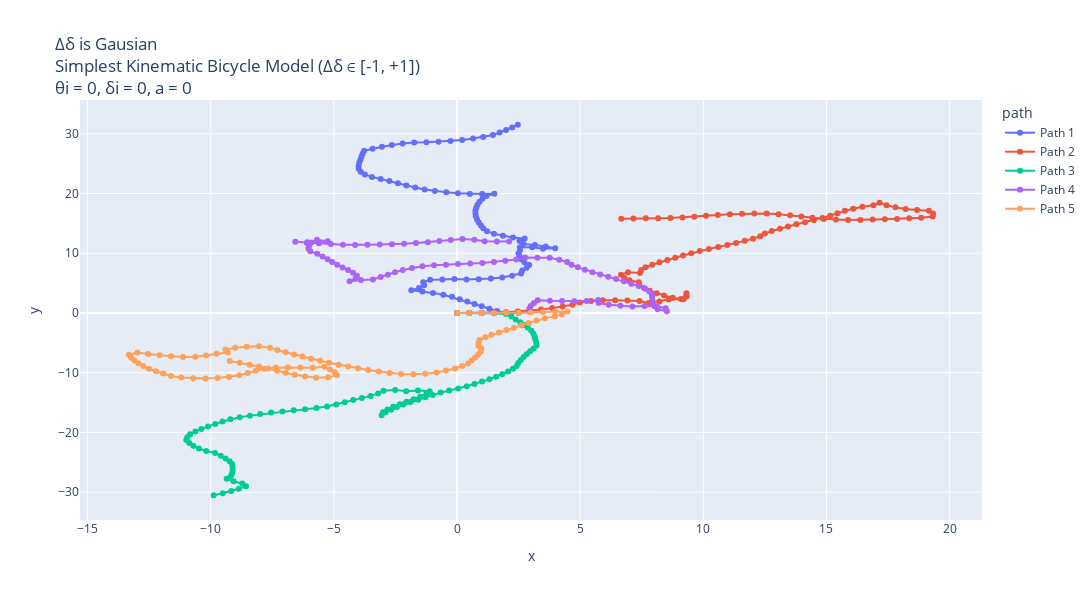

The code cell stored with this chart in its notebook:
### Markdown cell above
Plots : When change in Steering Angle is Gaussian Distribution

### Code cell
# Making 5 possible trajectories
trajectories = []
for i in range(5):
    x_traj, y_traj, theta_traj, delta_traj, gaussian_change_in_delta, a_traj, v_traj = start_trajectory_when_change_is_gaussian_distribution(theta_init=0.0, a_init=0.0, delta_init=0.0, v_init=5, mode="simple")
    trajectories.append((x_traj, y_traj, theta_traj, delta_traj, gaussian_change_in_delta, a_traj, v_traj))


# Create a DataFrame for plotting
data = []
for i, (x_traj, y_traj, theta_traj, delta_traj, gaussian_change_in_delta, a_traj, v_traj) in enumerate(trajectories):
    for x, y, v in zip(x_traj, y_traj, v_traj):
        data.append({"x": x, "y": y, "v": v, "path": f"Path {i+1}"})
df = pd.DataFrame(data)

# Create the plot
fig = px.line(df, x="x", y="y", color="path", custom_data=["v"], title="Δδ is Gausian <br>Simplest Kinematic Bicycle Model (Δδ ∈ [-1, +1]) <br>θi = 0, δi = 0, a = 0", render_mode="svg")
# Add hover functionality
fig.update_traces(mode="markers+lines", hovertemplate="<br>".join([
    "v: %{customdata[0]:.2f}",
    "x: %{x:.2f}",
    "y: %{y:.2f}"
]))
fig.update_layout(height=600,width=1130)
fig.show()


# Plotting x w.r.t. time
dt = 0.1  # Time step
t_end = 10  # 10 seconds
t = np.arange(0, t_end + dt, dt)

plt.figure(figsize=(15, 6))
for i, (x_traj, y_traj, theta_traj, delta_traj, gaussian_change_in_delta, a_traj, v_traj) in enumerate(trajectories):
    # Model built such that a remains same inside; can be randomised by using a random statement.
    # print(x_traj,"\n", y_traj)
    plt.plot(t, x_traj, label=f"Path {i+1}", alpha = 0.7)
plt.ylabel("x [m]")
plt.xlabel("t [s]")
plt.grid("True")
plt.title("x w.r.t. time")
plt.legend()
plt.show()


# Plotting y w.r.t. time
dt = 0.1  # Time step
t_end = 10  # 10 seconds
t = np.arange(0, t_end + dt, dt)

plt.figure(figsize=(15, 6))
for i, (x_traj, y_traj, theta_traj, delta_traj, gaussian_change_in_delta, a_traj, v_traj) in enumerate(trajectories):
    # Model built such that a remains same inside; can be randomised by using a random statement.
    # print(x_traj,"\n", y_traj)
    plt.plot(t, y_traj, label=f"Path {i+1}", alpha = 0.7)
plt.ylabel("y [m]")
plt.xlabel("t [s]")
plt.grid("True")
plt.title("Y w.r.t. time")
plt.legend()
plt.show()

# Plotting theta(t) w.r.t. time
dt = 0.1  # Time step
t_end = 10  # 10 seconds
t = np.arange(0, t_end + dt, dt)

plt.figure(figsize=(15, 6))
for i, (x_traj, y_traj, theta_traj, delta_traj, gaussian_change_in_delta, a_traj, v_traj) in enumerate(trajectories):
    # Model built such that a remains same inside; can be randomised by using a random statement.
    # print(x_traj,"\n", y_traj)
    plt.plot(t, theta_traj, label=f"Path {i+1}", alpha = 0.7)
plt.ylabel("θ [radian]")
plt.xlabel("t [s]")
plt.grid("True")
plt.title("Heading Angle w.r.t. time")
plt.legend()
plt.show()


# Plotting delta(t) w.r.t. time
dt = 0.1  # Time step
t_end = 10  # 10 seconds
t = np.arange(0, t_end + dt, dt)

plt.figure(figsize=(15, 6))
for i, (x_traj, y_traj, theta_traj, delta_traj, gaussian_change_in_delta, a_traj, v_traj) in enumerate(trajectories):
    # Model built such that a remains same inside; can be randomised by using a random statement.
    # print(x_traj,"\n", y_traj)
    plt.plot(t, delta_traj, label=f"Path {i+1}", alpha = 0.7)
plt.ylabel("δ [radian]")
plt.xlabel("t [s]")
plt.grid("True")
plt.title("Steering Angle w.r.t. time")
plt.legend()
plt.show()

# Plotting variation in steering angle w.r.t. time
dt = 0.1  # Time step
t_end = 10  # 10 seconds
t = np.arange(0, t_end + dt, dt)

plt.figure(figsize=(15, 6))
for i, (x_traj, y_traj, theta_traj, delta_traj, gaussian_change_in_delta, a_traj, v_traj) in enumerate(trajectories):
    # Model built such that a remains same inside; can be randomised by using a random statement.
    # print(x_traj,"\n", y_traj)
    plt.plot(t, gaussian_change_in_delta, label=f"Path {i+1}", alpha = 0.7)
plt.ylabel("Δδ [radian]")
plt.xlabel("t [s]")
plt.grid("True")
plt.title("Δδ (Change in Steering Angle) w.r.t. time")
plt.legend()
plt.show()

# Plotting variation in steering angle w.r.t. time
dt = 0.1  # Time step
t_end = 10  # 10 seconds
t = np.arange(0, t_end + dt, dt)

plt.figure(figsize=(15, 6))
plt.plot(t, gaussian_change_in_delta, label=f"Path {i+1}", alpha = 0.7)
plt.ylabel("Δδ [radian]")
plt.xlabel("t [s]")
plt.grid("True")
plt.title("Δδ (Change in Steering Angle) w.r.t. time")
plt.legend()
plt.show()

### Figure 1 — Plotly figure (JSON) as saved in the notebook; plotly's stock layout.template omitted (floating-point values rounded to 4 significant figures)
{"data": [{"customdata": [[5], [5], [5], [5], [5], [5], [5], [5], [5], [5], [5], [5], [5], [5], [5], [5], [5], [5], [5], [5], [5], [5], [5], [5], [5], [5], [5], [5], [5], [5], [5], [5], [5], [5], [5], [5], [5], [5], [5], [5], [5], [5], [5], [5], [5], [5], [5], [5], [5], [5], [5], [5], [5], [5], [5], [5], [5], [5], [5], [5], [5], [5], [5], [5], [5], [5], [5], [5], [5], [5], [5], [5], [5], [5], [5], [5], [5], [5], [5], [5], [5], [5], [5], [5], [5], [5], [5], [5], [5], [5], [5], [5], [5], [5], [5], [5], [5], [5], [5], [5], [5]], "hovertemplate": "v: %{customdata[0]:.2f}<br>x: %{x:.2f}<br>y: %{y:.2f}", "legendgroup": "Path 1", "line": {"color": "#636efa", "dash": "solid"}, "marker": {"symbol": "circle"}, "mode": "markers+lines", "name": "Path 1", "orientation": "v", "showlegend": true, "type": "scatter", "x": [0, 0.5, 1, 1.5, 1.997, 2.483, 2.012, 1.624, 1.311, 1.003, 0.7119, 0.4184, 0.1091, -0.2017, -0.5562, -0.9757, -1.406, -1.857, -1.544, -1.335, -1.374, -1.094, -0.5957, -0.1072, 0.3839, 0.8813, 1.371, 1.835, 2.239, 2.597, 2.645, 2.822, 2.93, 2.733, 2.614, 2.542, 2.497, 2.555, 2.553, 3.053, 3.489, 3.984, 3.605, 3.166, 2.698, 2.538, 2.747, 2.273, 1.863, 1.5, 1.218, 1.063, 0.9695, 0.8823, 0.8125, 0.7648, 0.7475, 0.7476, 0.782, 0.8306, 0.9147, 1.032, 1.191, 1.517, 1.021, 0.5215, 0.03961, -0.4354, -0.9, -1.314, -1.699, -2.055, -2.398, -2.745, -3.1, -3.455, -3.741, -3.91, -3.992, -3.993, -3.972, -3.925, -3.882, -3.833, -3.772, -3.427, -3.051, -2.648, -2.208, -1.74, -1.242, -0.7512, -0.2657, 0.2077, 0.6494, 1.065, 1.461, 1.729, 1.994, 2.242, 2.467], "xaxis": "x", "y": [0, 0, 0, 0.01737, 0.06747, 0.1846, 0.01638, 0.3317, 0.7215, 1.116, 1.522, 1.927, 2.319, 2.711, 3.064, 3.336, 3.591, 3.806, 4.195, 4.649, 5.148, 5.562, 5.604, 5.711, 5.617, 5.668, 5.767, 5.955, 6.25, 6.599, 7.096, 7.564, 8.052, 8.511, 8.997, 9.492, 9.99, 10.49, 10.99, 11.0, 10.75, 10.82, 11.15, 11.39, 11.56, 12.04, 12.49, 12.65, 12.93, 13.28, 13.69, 14.17, 14.66, 15.15, 15.65, 16.14, 16.64, 17.14, 17.64, 18.14, 18.63, 19.12, 19.59, 19.97, 19.91, 19.93, 20.06, 20.22, 20.4, 20.68, 21.0, 21.35, 21.72, 22.08, 22.43, 22.78, 23.19, 23.66, 24.15, 24.65, 25.15, 25.65, 26.15, 26.65, 27.14, 27.5, 27.83, 28.13, 28.37, 28.54, 28.59, 28.69, 28.81, 28.97, 29.2, 29.48, 29.78, 30.21, 30.63, 31.06, 31.51], "yaxis": "y"}, {"customdata": [[5], [5], [5], [5], [5], [5], [5], [5], [5], [5], [5], [5], [5], [5], [5], [5], [5], [5], [5], [5], [5], [5], [5], [5], [5], [5], [5], [5], [5], [5], [5], [5], [5], [5], [5], [5], [5], [5], [5], [5], [5], [5], [5], [5], [5], [5], [5], [5], [5], [5], [5], [5], [5], [5], [5], [5], [5], [5], [5], [5], [5], [5], [5], [5], [5], [5], [5], [5], [5], [5], [5], [5], [5], [5], [5], [5], [5], [5], [5], [5], [5], [5], [5], [5], [5], [5], [5], [5], [5], [5], [5], [5], [5], [5], [5], [5], [5], [5], [5], [5], [5]], "hovertemplate": "v: %{customdata[0]:.2f}<br>x: %{x:.2f}<br>y: %{y:.2f}", "legendgroup": "Path 2", "line": {"color": "#EF553B", "dash": "solid"}, "marker": {"symbol": "circle"}, "mode": "markers+lines", "name": "Path 2", "orientation": "v", "showlegend": true, "type": "scatter", "x": [0, 0.5, 1, 1.498, 1.991, 2.476, 2.95, 3.413, 3.863, 4.29, 4.688, 4.991, 5.437, 5.921, 6.421, 6.918, 7.409, 7.781, 8.217, 8.595, 9.085, 9.297, 9.316, 9.323, 9.191, 8.757, 8.406, 8.108, 7.825, 7.589, 7.397, 7.376, 7.002, 6.79, 6.658, 6.943, 7.428, 7.475, 7.653, 7.926, 8.218, 8.54, 8.859, 9.18, 9.509, 9.853, 10.22, 10.6, 10.98, 11.33, 11.68, 12.02, 12.31, 12.5, 12.78, 13.11, 13.44, 13.78, 14.13, 14.49, 14.84, 15.15, 15.45, 15.75, 16.09, 16.46, 16.91, 17.15, 17.44, 17.8, 18.21, 18.68, 19.16, 19.33, 19.31, 18.85, 18.36, 17.87, 17.37, 16.87, 16.38, 15.88, 15.38, 14.89, 14.43, 13.98, 13.52, 13.05, 12.57, 12.07, 11.57, 11.08, 10.59, 10.11, 9.635, 9.153, 8.663, 8.163, 7.663, 7.164, 6.667], "xaxis": "x", "y": [0, 0, 0, 0.04454, 0.1289, 0.25, 0.4093, 0.5967, 0.8157, 1.076, 1.378, 1.776, 2.001, 2.127, 2.151, 2.096, 2.006, 1.671, 1.917, 2.245, 2.345, 2.798, 3.297, 2.797, 2.315, 2.564, 2.92, 3.321, 3.734, 4.174, 4.636, 5.136, 5.468, 5.92, 6.403, 6.814, 6.69, 7.188, 7.655, 8.074, 8.48, 8.863, 9.248, 9.631, 10.01, 10.37, 10.71, 11.03, 11.37, 11.72, 12.07, 12.44, 12.85, 13.31, 13.73, 14.1, 14.48, 14.85, 15.2, 15.55, 15.9, 16.29, 16.7, 17.1, 17.46, 17.8, 18.02, 18.46, 18.05, 17.71, 17.42, 17.24, 17.11, 16.64, 16.14, 15.96, 15.84, 15.75, 15.69, 15.63, 15.59, 15.58, 15.64, 15.75, 15.94, 16.16, 16.36, 16.53, 16.66, 16.64, 16.6, 16.53, 16.42, 16.29, 16.12, 15.99, 15.89, 15.87, 15.87, 15.84, 15.78], "yaxis": "y"}, {"customdata": [[5], [5], [5], [5], [5], [5], [5], [5], [5], [5], [5], [5], [5], [5], [5], [5], [5], [5], [5], [5], [5], [5], [5], [5], [5], [5], [5], [5], [5], [5], [5], [5], [5], [5], [5], [5], [5], [5], [5], [5], [5], [5], [5], [5], [5], [5], [5], [5], [5], [5], [5], [5], [5], [5], [5], [5], [5], [5], [5], [5], [5], [5], [5], [5], [5], [5], [5], [5], [5], [5], [5], [5], [5], [5], [5], [5], [5], [5], [5], [5], [5], [5], [5], [5], [5], [5], [5], [5], [5], [5], [5], [5], [5], [5], [5], [5], [5], [5], [5], [5], [5]], "hovertemplate": "v: %{customdata[0]:.2f}<br>x: %{x:.2f}<br>y: %{y:.2f}", "legendgroup": "Path 3", "line": {"color": "#00cc96", "dash": "solid"}, "marker": {"symbol": "circle"}, "mode": "markers+lines", "name": "Path 3", "orientation": "v", "showlegend": true, "type": "scatter", "x": [0, 0.5, 1, 1.499, 1.984, 2.206, 2.38, 2.566, 2.737, 2.876, 3.015, 3.104, 3.151, 3.18, 3.218, 3.229, 3.109, 2.967, 2.825, 2.701, 2.588, 2.485, 2.422, 2.271, 2.073, 1.837, 1.588, 1.313, 1.015, 0.7105, 0.3979, 0.04699, -0.3225, -0.6686, -0.9877, -1.282, -1.575, -1.885, -2.178, -2.439, -2.675, -2.91, -3.061, -3.005, -2.824, -2.593, -2.318, -2.049, -1.762, -1.49, -1.25, -1.11, -1.585, -2.065, -2.512, -2.986, -3.204, -3.509, -3.864, -4.214, -4.559, -4.906, -5.277, -5.711, -6.166, -6.628, -7.088, -7.55, -7.993, -8.412, -8.821, -9.203, -9.523, -9.816, -10.11, -10.38, -10.62, -10.84, -10.95, -10.99, -10.87, -10.71, -10.48, -10.18, -9.825, -9.594, -9.396, -9.231, -9.133, -9.117, -9.108, -9.129, -9.181, -9.352, -9.072, -8.718, -8.568, -8.859, -9.169, -9.509, -9.881], "xaxis": "x", "y": [0, 0, 0, -0.03828, -0.1574, -0.6053, -1.074, -1.538, -2.008, -2.488, -2.969, -3.461, -3.958, -4.458, -4.956, -5.456, -5.941, -6.421, -6.9, -7.385, -7.872, -8.361, -8.857, -9.334, -9.793, -10.23, -10.67, -11.08, -11.49, -11.88, -12.27, -12.63, -12.97, -13.33, -13.71, -14.12, -14.52, -14.91, -15.32, -15.74, -16.19, -16.63, -17.1, -16.61, -16.14, -15.7, -15.28, -14.86, -14.45, -14.03, -13.59, -13.11, -12.96, -13.1, -12.87, -13.03, -13.48, -13.87, -14.23, -14.58, -14.95, -15.31, -15.64, -15.89, -16.1, -16.29, -16.48, -16.68, -16.91, -17.18, -17.47, -17.79, -18.17, -18.58, -18.99, -19.4, -19.84, -20.29, -20.78, -21.28, -21.77, -22.24, -22.68, -23.09, -23.43, -23.88, -24.34, -24.81, -25.3, -25.8, -26.3, -26.8, -27.29, -27.76, -28.18, -28.53, -29.01, -29.42, -29.81, -30.17, -30.51], "yaxis": "y"}, {"customdata": [[5], [5], [5], [5], [5], [5], [5], [5], [5], [5], [5], [5], [5], [5], [5], [5], [5], [5], [5], [5], [5], [5], [5], [5], [5], [5], [5], [5], [5], [5], [5], [5], [5], [5], [5], [5], [5], [5], [5], [5], [5], [5], [5], [5], [5], [5], [5], [5], [5], [5], [5], [5], [5], [5], [5], [5], [5], [5], [5], [5], [5], [5], [5], [5], [5], [5], [5], [5], [5], [5], [5], [5], [5], [5], [5], [5], [5], [5], [5], [5], [5], [5], [5], [5], [5], [5], [5], [5], [5], [5], [5], [5], [5], [5], [5], [5], [5], [5], [5], [5], [5]], "hovertemplate": "v: %{customdata[0]:.2f}<br>x: %{x:.2f}<br>y: %{y:.2f}", "legendgroup": "Path 4", "line": {"color": "#ab63fa", "dash": "solid"}, "marker": {"symbol": "circle"}, "mode": "markers+lines", "name": "Path 4", "orientation": "v", "showlegend": true, "type": "scatter", "x": [0, 0.5, 1, 1.497, 1.997, 2.494, 2.954, 2.935, 2.991, 3.124, 3.277, 3.77, 4.266, 4.764, 5.263, 5.734, 5.75, 6.158, 6.631, 7.118, 7.613, 8.113, 8.469, 8.519, 8.144, 8.027, 7.955, 7.931, 7.925, 7.91, 7.805, 7.639, 7.38, 7.075, 6.773, 6.453, 6.137, 5.813, 5.495, 5.191, 4.905, 4.646, 4.471, 4.147, 3.763, 3.263, 2.768, 2.405, 1.958, 1.498, 1.026, 0.5357, 0.04195, -0.4478, -0.9327, -1.405, -1.83, -2.204, -2.517, -2.807, -3.103, -3.414, -3.903, -4.361, -4.122, -4.061, -4.22, -4.421, -4.648, -4.867, -5.071, -5.255, -5.459, -5.674, -5.961, -6.033, -6.007, -5.907, -5.683, -5.249, -5.61, -6.101, -6.567, -6.076, -5.597, -5.121, -4.636, -4.137, -3.638, -3.14, -2.642, -2.151, -1.667, -1.185, -0.7207, -0.2558, 0.2177, 0.704, 1.119, 1.618, 2.118], "xaxis": "x", "y": [0, 0, 0, 0.05381, 0.05455, -0.001203, 0.1949, 0.6946, 1.191, 1.673, 2.149, 2.065, 2.003, 1.957, 1.991, 2.159, 1.659, 1.37, 1.208, 1.092, 1.163, 1.149, 0.7983, 0.3009, 0.6315, 1.117, 1.612, 2.112, 2.612, 3.111, 3.6, 4.072, 4.5, 4.896, 5.294, 5.679, 6.066, 6.447, 6.833, 7.23, 7.64, 8.068, 8.536, 8.917, 9.237, 9.233, 9.3, 8.955, 8.733, 8.536, 8.371, 8.274, 8.195, 8.094, 7.972, 7.809, 7.545, 7.214, 6.824, 6.416, 6.013, 5.622, 5.519, 5.319, 5.758, 6.254, 6.728, 7.186, 7.632, 8.081, 8.537, 9.003, 9.459, 9.91, 10.32, 10.81, 11.31, 11.8, 12.25, 12.0, 11.66, 11.75, 11.93, 11.84, 11.7, 11.55, 11.42, 11.39, 11.42, 11.46, 11.5, 11.6, 11.73, 11.86, 12.04, 12.23, 12.39, 12.27, 11.99, 11.97, 11.98], "yaxis": "y"}, {"customdata": [[5], [5], [5], [5], [5], [5], [5], [5], [5], [5], [5], [5], [5], [5], [5], [5], [5], [5], [5], [5], [5], [5], [5], [5], [5], [5], [5], [5], [5], [5], [5], [5], [5], [5], [5], [5], [5], [5], [5], [5], [5], [5], [5], [5], [5], [5], [5], [5], [5], [5], [5], [5], [5], [5], [5], [5], [5], [5], [5], [5], [5], [5], [5], [5], [5], [5], [5], [5], [5], [5], [5], [5], [5], [5], [5], [5], [5], [5], [5], [5], [5], [5], [5], [5], [5], [5], [5], [5], [5], [5], [5], [5], [5], [5], [5], [5], [5], [5], [5], [5], [5]], "hovertemplate": "v: %{customdata[0]:.2f}<br>x: %{x:.2f}<br>y: %{y:.2f}", "legendgroup": "Path 5", "line": {"color": "#FFA15A", "dash": "solid"}, "marker": {"symbol": "circle"}, "mode": "markers+lines", "name": "Path 5", "orientation": "v", "showlegend": true, "type": "scatter", "x": [0, 0.5, 1, 1.5, 2.0, 2.499, 2.996, 3.491, 3.987, 4.487, 4.257, 3.962, 3.565, 3.226, 2.911, 2.62, 2.313, 2.006, 1.701, 1.399, 1.148, 0.9146, 0.8738, 0.8718, 0.9892, 0.9598, 0.8547, 0.7274, 0.5916, 0.4456, 0.2061, -0.08064, -0.4503, -0.8319, -1.287, -1.773, -2.272, -2.735, -3.179, -3.606, -4.018, -4.418, -4.811, -5.196, -5.565, -5.926, -6.276, -6.616, -6.961, -7.295, -7.596, -8.044, -8.541, -9.001, -9.401, -9.311, -9.763, -10.19, -10.63, -11.13, -11.61, -12.08, -12.54, -12.98, -13.32, -13.24, -13.1, -12.94, -12.74, -12.51, -12.22, -11.93, -11.62, -11.2, -10.71, -10.21, -9.72, -9.256, -8.845, -8.499, -8.169, -7.817, -7.363, -6.863, -6.363, -5.865, -5.386, -5.159, -4.976, -4.877, -5.225, -5.721, -6.169, -6.591, -6.961, -7.306, -7.668, -8.039, -8.425, -8.822, -9.227], "xaxis": "x", "y": [0, 0, 0, 0.01113, 0.02021, 0.04338, 0.101, 0.1722, 0.2348, 0.2539, -0.1901, -0.5939, -0.8989, -1.266, -1.654, -2.061, -2.456, -2.85, -3.246, -3.645, -4.077, -4.52, -5.018, -5.518, -6.004, -6.503, -6.992, -7.475, -7.957, -8.435, -8.874, -9.283, -9.62, -9.943, -10.15, -10.27, -10.23, -10.04, -9.811, -9.551, -9.266, -8.966, -8.658, -8.339, -8.001, -7.655, -7.298, -6.931, -6.57, -6.198, -5.799, -5.577, -5.636, -5.83, -6.131, -6.622, -6.837, -7.096, -7.341, -7.359, -7.239, -7.065, -6.861, -6.623, -6.982, -7.473, -7.955, -8.427, -8.888, -9.329, -9.739, -10.15, -10.54, -10.81, -10.93, -10.96, -10.89, -10.7, -10.41, -10.05, -9.677, -9.322, -9.113, -9.106, -9.118, -9.16, -9.016, -9.461, -9.926, -10.42, -10.77, -10.84, -10.61, -10.35, -10.01, -9.648, -9.303, -8.969, -8.651, -8.347, -8.054], "yaxis": "y"}], "layout": {"height": 600, "legend": {"title": {"text": "path"}, "tracegroupgap": 0}, "title": {"text": "Δδ is Gausian <br>Simplest Kinematic Bicycle Model (Δδ ∈ [-1, +1]) <br>θi = 0, δi = 0, a = 0"}, "width": 1130, "xaxis": {"anchor": "y", "domain": [0, 1], "title": {"text": "x"}}, "yaxis": {"anchor": "x", "domain": [0, 1], "title": {"text": "y"}}}}
